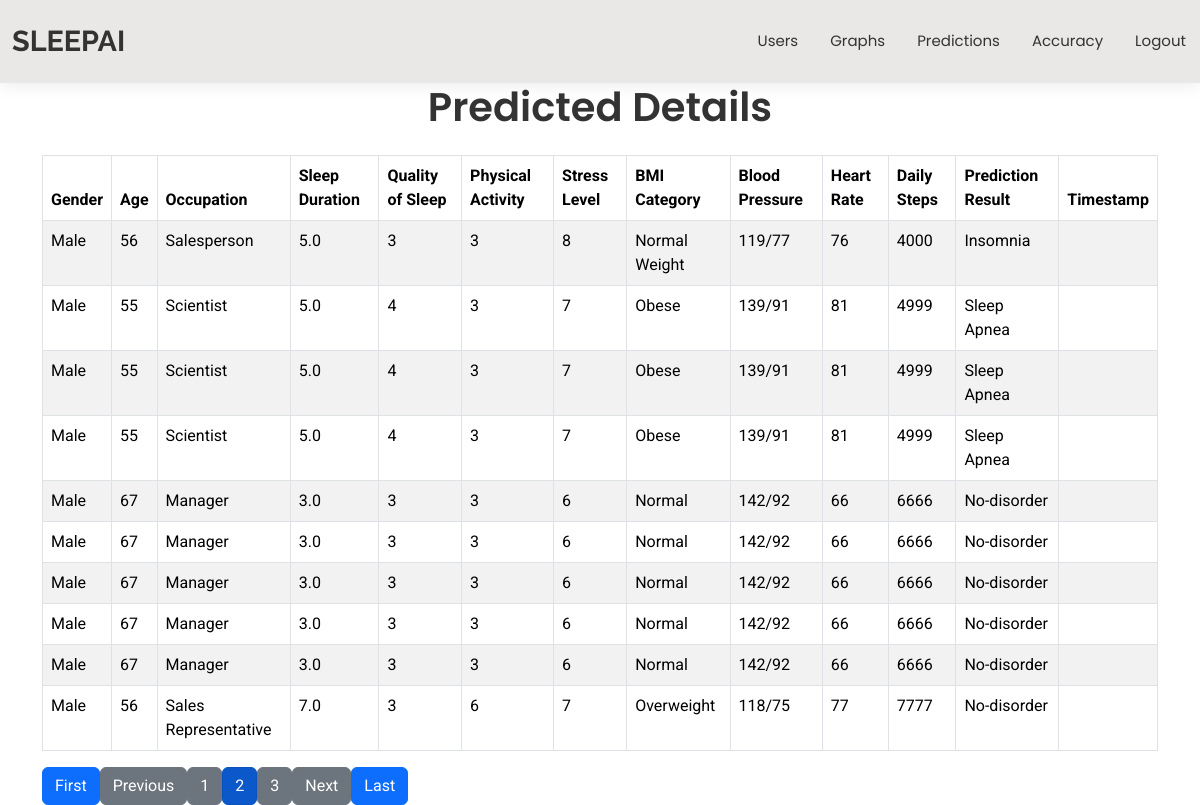
Screenshot of /Admins/admindisplaypredictions?page=2 with the database file from the repository.
### User/models.py (models this page shows, shortened)
class SleepDisorderPrediction(models.Model):
    gender = models.CharField(max_length=10)
    age = models.IntegerField()
    occupation = models.CharField(max_length=50)
    sleep_duration = models.FloatField()
    quality_of_sleep = models.IntegerField()
    physical_activity = models.IntegerField()
    stress_level = models.IntegerField()
    bmi_category = models.CharField(max_length=20)
    blood_pressure = models.CharField(max_length=10)
    heart_rate = models.IntegerField()
    daily_steps = models.IntegerField()
    prediction_result = models.CharField(max_length=20)
    created_at = models.DateTimeField(auto_now_add=True)

### Admins/views.py (the view)
# urls.py: path('admindisplaypredictions', admindisplaypredictions, name='admindisplaypredictions')
def admindisplaypredictions(request):
    predictions = SleepDisorderPrediction.objects.all().order_by('-created_at')
    paginator = Paginator(predictions, 10)
    page_number = request.GET.get('page', 1)
    page_obj = paginator.get_page(page_number)
    return render(request, 'Admin/admindisplaypredictions.html', {'page_obj': page_obj})

### templates/Admin/admindisplaypredictions.html
{% extends "Admin/adminbase.html" %}
{% block contents %}
<div class="container">
    <h1 class="mb-4 text-center" style="font-family: 'Poppins', sans-serif; font-weight: 600;">Predicted Details</h1>
    <table class="table table-striped table-bordered">
        <thead>
            <tr>
                <th>Gender</th>
                <th>Age</th>
                <th>Occupation</th>
                <th>Sleep Duration</th>
                <th>Quality of Sleep</th>
                <th>Physical Activity</th>
                <th>Stress Level</th>
                <th>BMI Category</th>
                <th>Blood Pressure</th>
                <th>Heart Rate</th>
                <th>Daily Steps</th>
                <th>Prediction Result</th>
                <th>Timestamp</th>
            </tr>
        </thead>
        <tbody>
            {% for prediction in page_obj %}
            <tr>
                <td>{{ prediction.gender }}</td>
                <td>{{ prediction.age }}</td>
                <td>{{ prediction.occupation }}</td>
                <td>{{ prediction.sleep_duration }}</td>
                <td>{{ prediction.quality_of_sleep }}</td>
                <td>{{ prediction.physical_activity }}</td>
                <td>{{ prediction.stress_level }}</td>
                <td>{{ prediction.bmi_category }}</td>
                <td>{{ prediction.blood_pressure }}</td>
                <td>{{ prediction.heart_rate }}</td>
                <td>{{ prediction.daily_steps }}</td>
                <td>{{ prediction.prediction_result }}</td>
                <td>{{ prediction.timestamp }}</td>
            </tr>
            {% empty %}
            <tr>
                <td colspan="13" class="text-center">No predictions available.</td>
            </tr>
            {% endfor %}
        </tbody>
    </table>
    <div class="pagination">
        {% if page_obj.has_previous %}
        <a href="?page=1" class="btn btn-primary">First</a>
        <a href="?page={{ page_obj.previous_page_number }}" class="btn btn-secondary">Previous</a>
        {% endif %}
        {% for num in page_obj.paginator.page_range %}
        {% if page_obj.number == num %}
        <a href="?page={{ num }}" class="btn btn-primary active">{{ num }}</a>
        {% else %}
        <a href="?page={{ num }}" class="btn btn-secondary">{{ num }}</a>
        {% endif %}
        {% endfor %}
        {% if page_obj.has_next %}
        <a href="?page={{ page_obj.next_page_number }}" class="btn btn-secondary">Next</a>
        <a href="?page={{ page_obj.paginator.num_pages }}" class="btn btn-primary">Last</a>
        {% endif %}
    </div>
</div>
{% endblock %}

### static/css/main.css (style rules this page uses)
:root { --default-font: 'Roboto', system-ui, -apple-system, 'Segoe UI', Roboto, 'Helvetica Neue', Arial, 'Noto Sans', 'Liberation Sans', sans-serif, 'Apple Color Emoji', 'Segoe UI Emoji', 'Segoe UI Symbol', 'Noto Color Emoji'; --heading-font: 'Raleway', sans-serif; --nav-font: 'Poppins', sans-serif; --image-blue: #4e73df; --image-purple: #6610f2; --image-light-bg: #e0e7ff; --image-dark-text: #333333; --image-white-text: #ffffff; }
:root { --background-color: linear-gradient(to bottom right, #046bf2, #f0f9ff, #11f1bd); --default-color: var(--image-dark-text); --heading-color: var(--image-dark-text); --accent-color: var(--image-blue); --surface-color: var(--image-white-text); --contrast-color: var(--image-white-text); }
:root { --nav-color: var( --image-dark-text ); --nav-hover-color: var( --image-blue ); --nav-mobile-background-color: var( --image-white-text ); --nav-dropdown-background-color: var( --image-white-text ); --nav-dropdown-color: var( --image-dark-text ); --nav-dropdown-hover-color: var( --image-blue ); }
:root { scroll-behavior: smooth; }
body { color: var(--default-color); background-color: var(--background-color); font-family: var(--default-font); }
a { color: var(--accent-color); text-decoration: none; transition: 0.3s; }
h1, h2, h3, h4, h5, h6 { color: var(--heading-color); font-family: var(--heading-font); }

### rows the page displays
SleepDisorderPrediction: gender "Male", age "56", occupation "Salesperson", sleep_duration "5.0", quality_of_sleep "3", physical_activity "3", stress_level "8", bmi_category "Normal Weight", blood_pressure "119/77", heart_rate "76", daily_steps "4000", prediction_result "Insomnia"
SleepDisorderPrediction: gender "Male", age "55", occupation "Scientist", sleep_duration "5.0", quality_of_sleep "4", physical_activity "3", stress_level "7", bmi_category "Obese", blood_pressure "139/91", heart_rate "81", daily_steps "4999", prediction_result "Sleep Apnea"
SleepDisorderPrediction: gender "Male", age "55", occupation "Scientist", sleep_duration "5.0", quality_of_sleep "4", physical_activity "3", stress_level "7", bmi_category "Obese", blood_pressure "139/91", heart_rate "81", daily_steps "4999", prediction_result "Sleep Apnea"
SleepDisorderPrediction: gender "Male", age "55", occupation "Scientist", sleep_duration "5.0", quality_of_sleep "4", physical_activity "3", stress_level "7", bmi_category "Obese", blood_pressure "139/91", heart_rate "81", daily_steps "4999", prediction_result "Sleep Apnea"
SleepDisorderPrediction: gender "Male", age "67", occupation "Manager", sleep_duration "3.0", quality_of_sleep "3", physical_activity "3", stress_level "6", bmi_category "Normal", blood_pressure "142/92", heart_rate "66", daily_steps "6666", prediction_result "No-disorder"
SleepDisorderPrediction: gender "Male", age "67", occupation "Manager", sleep_duration "3.0", quality_of_sleep "3", physical_activity "3", stress_level "6", bmi_category "Normal", blood_pressure "142/92", heart_rate "66", daily_steps "6666", prediction_result "No-disorder"
SleepDisorderPrediction: gender "Male", age "67", occupation "Manager", sleep_duration "3.0", quality_of_sleep "3", physical_activity "3", stress_level "6", bmi_category "Normal", blood_pressure "142/92", heart_rate "66", daily_steps "6666", prediction_result "No-disorder"
SleepDisorderPrediction: gender "Male", age "67", occupation "Manager", sleep_duration "3.0", quality_of_sleep "3", physical_activity "3", stress_level "6", bmi_category "Normal", blood_pressure "142/92", heart_rate "66", daily_steps "6666", prediction_result "No-disorder"
SleepDisorderPrediction: gender "Male", age "67", occupation "Manager", sleep_duration "3.0", quality_of_sleep "3", physical_activity "3", stress_level "6", bmi_category "Normal", blood_pressure "142/92", heart_rate "66", daily_steps "6666", prediction_result "No-disorder"
SleepDisorderPrediction: gender "Male", age "56", occupation "Sales Representative", sleep_duration "7.0", quality_of_sleep "3", physical_activity "6", stress_level "7", bmi_category "Overweight", blood_pressure "118/75", heart_rate "77", daily_steps "7777", prediction_result "No-disorder"

### other values shown
{{ num }} "1" "3"
{{ num }} "2"
